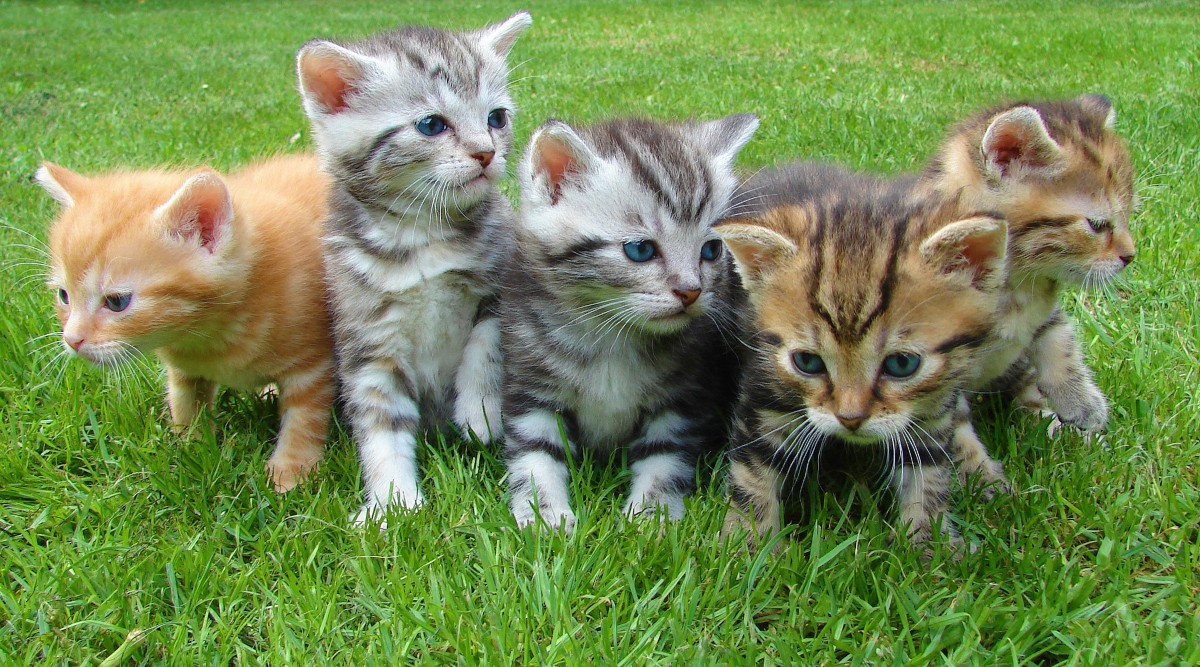
#> input picture ipi/t2/trabalho/exemplos-python/negativo/cat_puppy.jpg, 1200 x 667 px
$ python negativo.py
#> lines starting #> are read from the running program, lines starting #| are printed output that depends on the picture
import numpy as np
import matplotlib.pyplot as plt

def complemento(img: np.ndarray)->np.ndarray:
    return 255 - img


if __name__ == '__main__':
    # Le a imagem
    #img = plt.imread('breast_digital_Xray.tif')

    img = plt.imread('cat_puppy.jpg')
#> img is the input picture: shape (667, 1200, 3); mean R, G, B 115.7, 138.8, 81.8
    print(img.shape)
#| (667, 1200, 3)

    # Calcula o negativo vetorialmente
    negativo = complemento(img)
#> in complemento, `return 255 - img`:
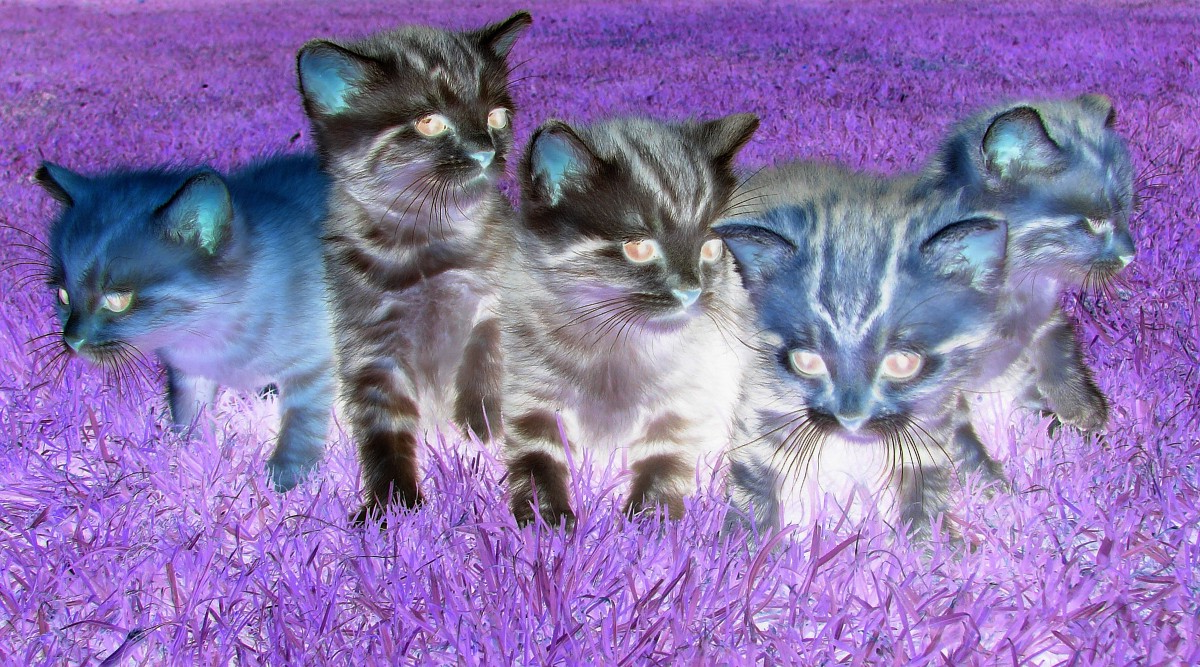
#> returned value: shape (667, 1200, 3); mean of channels 0, 1, 2 139.3, 116.2, 173.2; drawn as R, G, B

    # para comparar colocamos as imagens lado a lado
    fig, axs = plt.subplots(1, 2)
    axs[0].axis('off')
    axs[0].set_title('Original')
    axs[0].imshow(img)
    axs[1].axis('off')
    axs[1].set_title('Negativo')
    axs[1].imshow(negativo)
    plt.show()
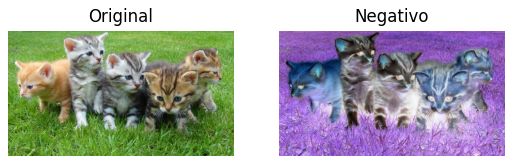
#> figure drawn by matplotlib, 2 panels

$ run again, with ipi/t2/trabalho/exemplos-python/negativo/breast_digital_Xray.tif saved as ipi/t2/trabalho/exemplos-python/negativo/cat_puppy.jpg
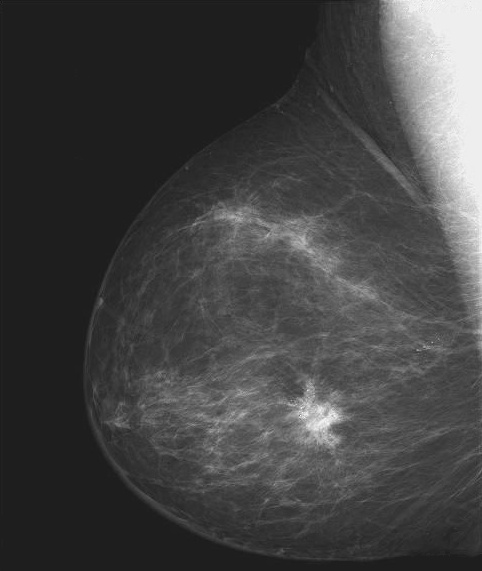
#> input picture ipi/t2/trabalho/exemplos-python/negativo/breast_digital_Xray.tif, 482 x 571 px
#> img is the input picture: shape (571, 482); min 19, max 255, mean 66.7
#| (571, 482)
#> in complemento, `return 255 - img`:
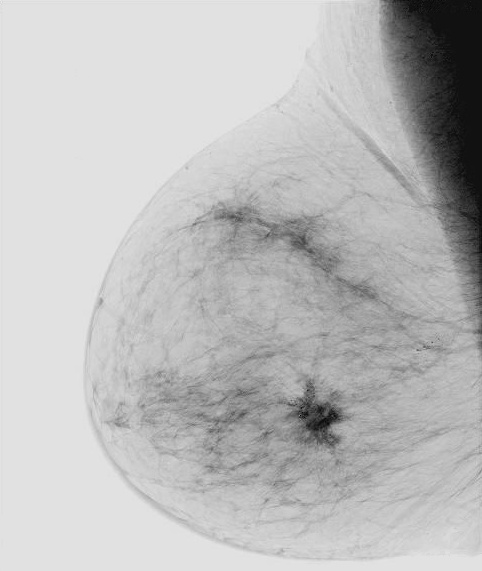
#> returned value: shape (571, 482); min 0, max 236, mean 188.3
#> `plt.show()`:
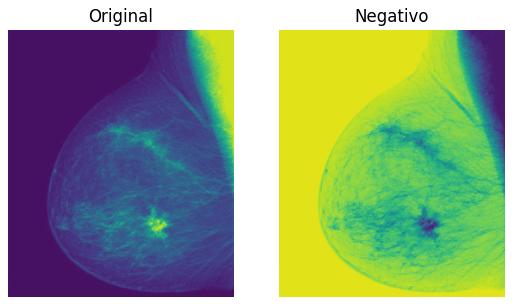
#> figure drawn by matplotlib, 2 panels
